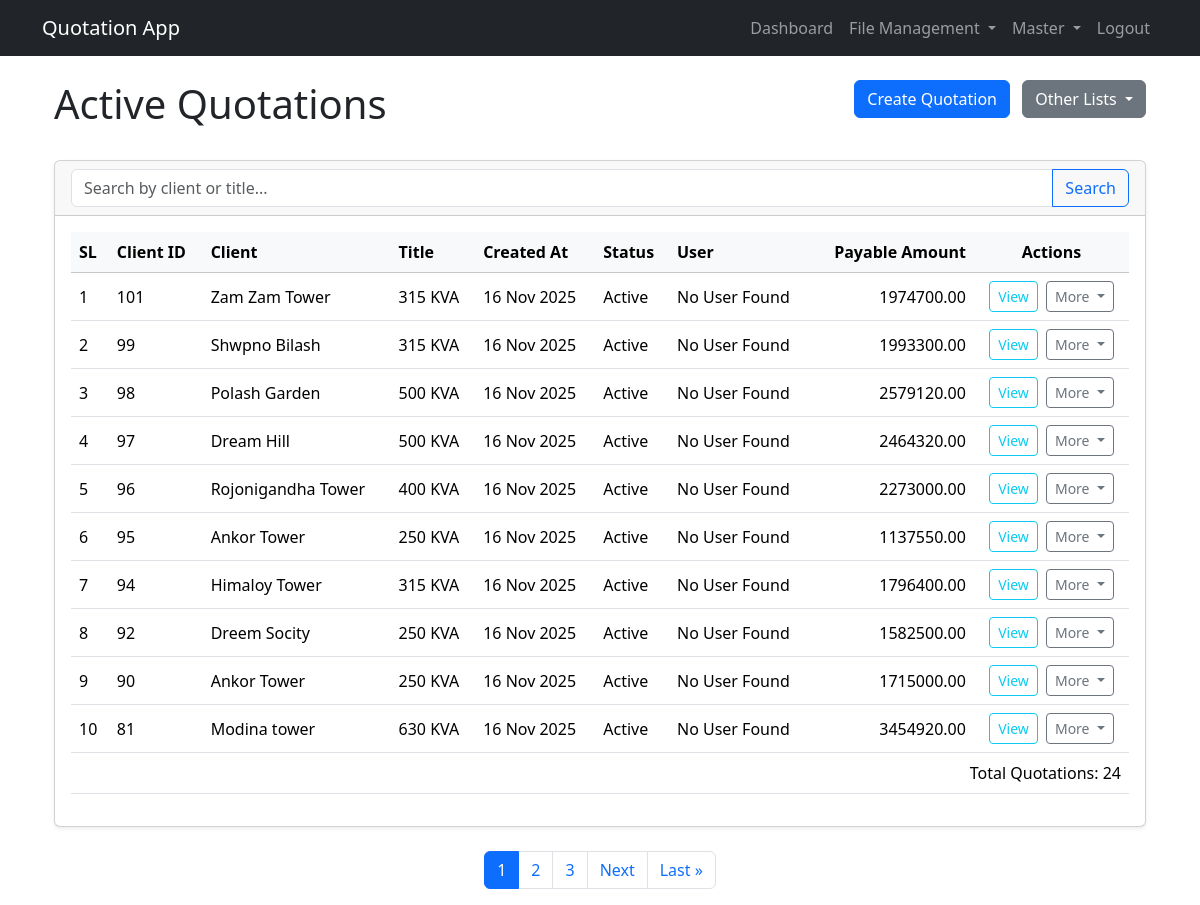
Before: / (signed in) with the older database file.
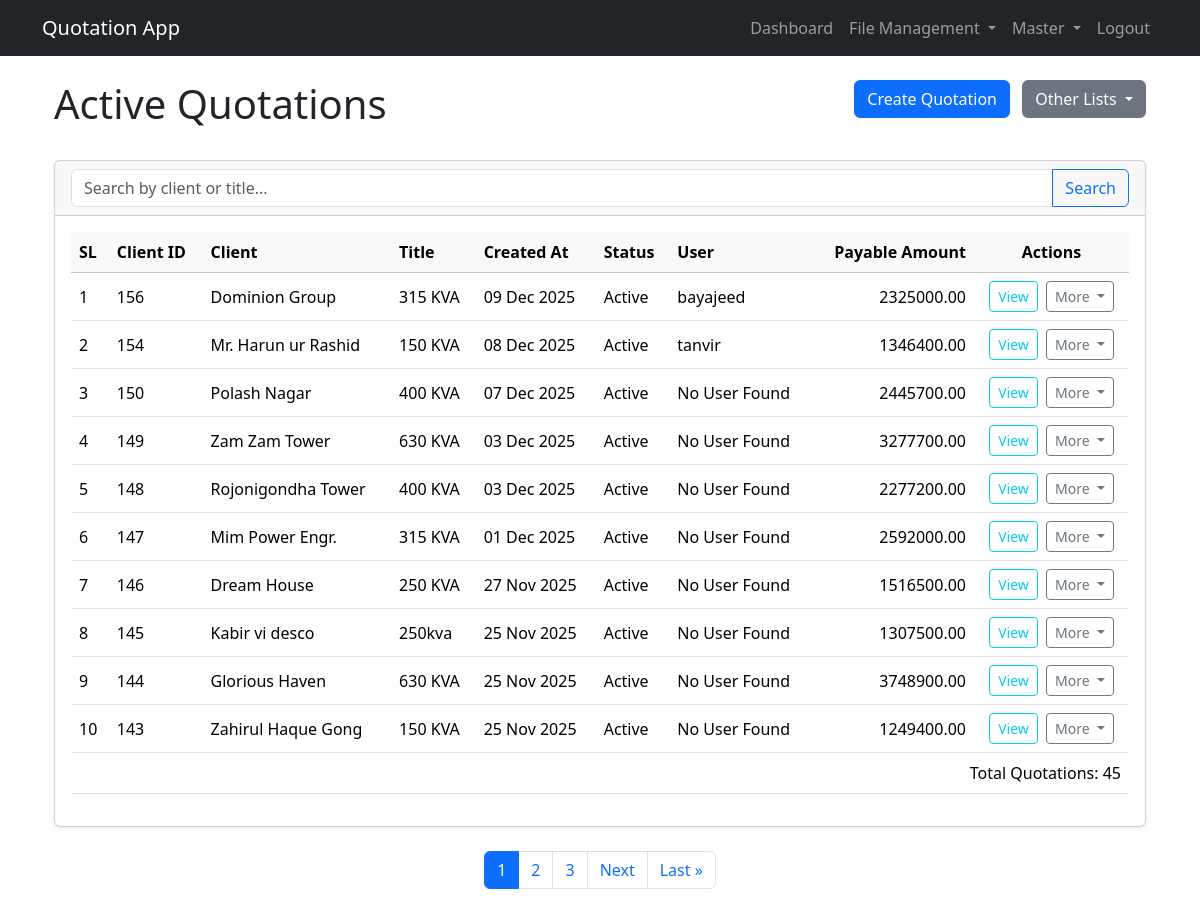
After: the same page with the newer database file.
### pages/models.py (models this page shows, shortened)
class Quotation(models.Model):
    STATUS_CHOICES = (
        ('active', 'Active'),
        ('archived', 'Archived'),
        ('rejected', 'Rejected'),
        ('working', 'Working'),
        ('completed', 'Completed'),
    )
    reference = models.CharField(max_length=20, null=True, blank=True)
    title = models.CharField(max_length=255)
    client_name = models.CharField(max_length=255)
    template = models.ForeignKey(QuotationTemplate, on_delete=models.SET_NULL, null=True, blank=True)
    created_at = models.DateTimeField(auto_now_add=True)
    updated_at = models.DateTimeField(auto_now=True)
    status = models.CharField(max_length=10, choices=STATUS_CHOICES, default='active')
    user = models.ForeignKey('auth.User', on_delete=models.SET_NULL, null=True, blank=True)
    discount = models.FloatField(default=0)
    def total_amount(self):
        return sum(group.subtotal() for group in self.groups.all())
    def payable_amount(self):
        return self.total_amount() - self.discount

class QuotationGroup(models.Model):
    quotation = models.ForeignKey(Quotation, on_delete=models.CASCADE, related_name='groups')
    name = models.CharField(max_length=255)
    def subtotal(self):
        return sum(item.total_price for item in self.items.all())

class QuotationItem(models.Model):
    group = models.ForeignKey(QuotationGroup, on_delete=models.CASCADE, related_name='items')
    item = models.ForeignKey(Item, on_delete=models.SET_NULL, null=True, blank=True)
    description = models.CharField(max_length=255, blank=True, null=True)
    unit = models.ForeignKey(Unit, on_delete=models.SET_NULL, null=True, blank=True)
    qty = models.FloatField(default=0)
    unit_price = models.FloatField(default=0)
    total_price = models.FloatField(default=0)

### pages/views.py (the view)
# urls.py: path('', QuotationListView.as_view(), name='quotation_list'),
@method_decorator(login_required, name='dispatch')
class QuotationListView(BaseQuotationListView):
    template_name = 'pages/quotations/quotation_list.html'
    status = 'active'

### pages/views.py (called while the page is built)
    def get_queryset(self):
        queryset = Quotation.objects.filter(status=self.status).order_by('-created_at')
        search_query = self.request.GET.get('q')
        if search_query:
            queryset = queryset.filter(
                Q(title__icontains=search_query) |
                Q(client_name__icontains=search_query)
            )
        return queryset

    def get_context_data(self, **kwargs):
        context = super().get_context_data(**kwargs)
        quotations = self.get_queryset()
        paginator = Paginator(quotations, self.paginate_by)
        page = self.request.GET.get('page')
        try:
            quotations_page = paginator.page(page)
        except PageNotAnInteger:
            quotations_page = paginator.page(1)
        except EmptyPage:
            quotations_page = paginator.page(paginator.num_pages)
        context['quotations'] = quotations_page
        return context

### templates/pages/quotations/quotation_list.html (shortened to what the changed rows need)
{% extends 'base.html' %}
{% block content %}
<div class="container-fluid">
    <div class="row mb-4">
        <div class="col-md-6">
            <h1>Active Quotations</h1>
        </div>
    </div>
    <div class="card shadow-sm mb-4">
        <div class="card-body">
            <div class="table-responsive">
                <table class="table table-hover align-middle">
                    <thead class="table-light">
                        <tr>
                            <th>SL</th>
                            <th>Client ID</th>
                            <th>Client</th>
                            <th>Title</th>
                            <th>Created At</th>
                            <th>Status</th>
                            <th>User</th>
                            <th class="text-end">Payable Amount</th>
                            <th class="text-center">Actions</th>
                        </tr>
                    </thead>
                    <tbody>
                        {% for quotation in quotations %}
                        <tr>
                            <td>{{ page_obj.start_index|add:forloop.counter0 }}</td>
                            <td>{{ quotation.id }}</td>
                            <td>{{ quotation.client_name }}</td>
                            <td>{{ quotation.title }}</td>
                            <td>{{ quotation.created_at|date:"d M Y" }}</td>
                            <td>{{ quotation.get_status_display }}</td>
                            <td>
                                {% if quotation.user %}
                                    {{ quotation.user.username }}
                                {% else %}
                                    No User Found
                                {% endif %}
                            </td>
                            <td class="text-end">{{ quotation.payable_amount|floatformat:2 }}</td>
                            <td class="text-center">
                                <a href="{% url 'quotation_view' quotation.pk %}" class="btn btn-sm btn-outline-info me-1">View</a>
                                <div class="btn-group">
                                    <button type="button" class="btn btn-sm btn-outline-secondary dropdown-toggle" data-bs-toggle="dropdown" aria-expanded="false">
                                        More
                                    </button>
                                </div>
                            </td>
                        </tr>
                        {% empty %}
                        <tr>
                            <td colspan="7" class="text-center">No active quotations found.</td>
                        </tr>
                        {% endfor %}
                        <tr>
                            <td colspan="9" class="text-end" >Total Quotations: {{quotations.paginator.count }}</td>
                        </tr>
                    </tbody>
                </table>
            </div>
        </div>
    </div>
    {% if quotations.has_other_pages %}
    <nav aria-label="Page navigation">
        <ul class="pagination justify-content-center">
            {% for num in quotations.paginator.page_range %}
              {% if quotations.number == num %}
                <li class="page-item active"><a class="page-link" href="?page={{ num }}">{{ num }}</a></li>
              {% elif num > quotations.number|add:'-3' and num < quotations.number|add:'3' %}
                <li class="page-item"><a class="page-link" href="?page={{ num }}">{{ num }}</a></li>
              {% endif %}
            {% endfor %}
        </ul>
    </nav>
    {% endif %}
</div>
{% endblock %}

Changed rows visible on the page:
no longer on this page (row unchanged): Quotation: start_index|add "1", id "101", client_name "Zam Zam Tower", title "315 KVA", created_at "16 Nov 2025", status "Active", shows "No User Found", payable_amount "1974700.00"
no longer on this page (row unchanged): Quotation: start_index|add "2", id "99", client_name "Shwpno Bilash", title "315 KVA", created_at "16 Nov 2025", status "Active", shows "No User Found", payable_amount "1993300.00"
no longer on this page (row unchanged): Quotation: start_index|add "3", id "98", client_name "Polash Garden", title "500 KVA", created_at "16 Nov 2025", status "Active", shows "No User Found", payable_amount "2579120.00"
no longer on this page (row unchanged): Quotation: start_index|add "4", id "97", client_name "Dream Hill", title "500 KVA", created_at "16 Nov 2025", status "Active", shows "No User Found", payable_amount "2464320.00"
no longer on this page (row unchanged): Quotation: start_index|add "5", id "96", client_name "Rojonigandha Tower", title "400 KVA", created_at "16 Nov 2025", status "Active", shows "No User Found", payable_amount "2273000.00"
no longer on this page (row unchanged): Quotation: start_index|add "6", id "95", client_name "Ankor Tower", title "250 KVA", created_at "16 Nov 2025", status "Active", shows "No User Found", payable_amount "1137550.00"
no longer on this page (row unchanged): Quotation: start_index|add "7", id "94", client_name "Himaloy Tower", title "315 KVA", created_at "16 Nov 2025", status "Active", shows "No User Found", payable_amount "1796400.00"
no longer on this page (row unchanged): Quotation: start_index|add "8", id "92", client_name "Dreem Socity", title "250 KVA", created_at "16 Nov 2025", status "Active", shows "No User Found", payable_amount "1582500.00"
no longer on this page (row unchanged): Quotation: start_index|add "9", id "90", client_name "Ankor Tower", title "250 KVA", created_at "16 Nov 2025", status "Active", shows "No User Found", payable_amount "1715000.00"
no longer on this page (row unchanged): Quotation: start_index|add "10", id "81", client_name "Modina tower", title "630 KVA", created_at "16 Nov 2025", status "Active", shows "No User Found", payable_amount "3454920.00"
added Quotation: start_index|add "1", id "156", client_name "Dominion Group", title "315 KVA", created_at "09 Dec 2025", status "Active", user.username "bayajeed", payable_amount "2325000.00"
now on this page (row edited): Quotation: start_index|add "2", id "154", client_name "Mr. Harun ur Rashid", title "150 KVA", created_at "08 Dec 2025", status "Active", user.username "tanvir", payable_amount "1346400.00"
now on this page (row edited): Quotation: start_index|add "3", id "150", client_name "Polash Nagar", title "400 KVA", created_at "07 Dec 2025", status "Active", shows "No User Found", payable_amount "2445700.00"
now on this page (row edited): Quotation: start_index|add "4", id "149", client_name "Zam Zam Tower", title "630 KVA", created_at "03 Dec 2025", status "Active", shows "No User Found", payable_amount "3277700.00"
now on this page (row edited): Quotation: start_index|add "5", id "148", client_name "Rojonigondha Tower", title "400 KVA", created_at "03 Dec 2025", status "Active", shows "No User Found", payable_amount "2277200.00"
now on this page (row edited): Quotation: start_index|add "6", id "147", client_name "Mim Power Engr.", title "315 KVA", created_at "01 Dec 2025", status "Active", shows "No User Found", payable_amount "2592000.00"
now on this page (row edited): Quotation: start_index|add "7", id "146", client_name "Dream House", title "250 KVA", created_at "27 Nov 2025", status "Active", shows "No User Found", payable_amount "1516500.00"
now on this page (row edited): Quotation: start_index|add "8", id "145", client_name "Kabir vi desco", title "250kva", created_at "25 Nov 2025", status "Active", shows "No User Found", payable_amount "1307500.00"
now on this page (row edited): Quotation: start_index|add "9", id "144", client_name "Glorious Haven", title "630 KVA", created_at "25 Nov 2025", status "Active", shows "No User Found", payable_amount "3748900.00"
now on this page (row edited): Quotation: start_index|add "10", id "143", client_name "Zahirul Haque Gong", title "150 KVA", created_at "25 Nov 2025", status "Active", shows "No User Found", payable_amount "1249400.00"
Other visible differences:
{{ quotations.paginator.count }}: "24" → "45"
